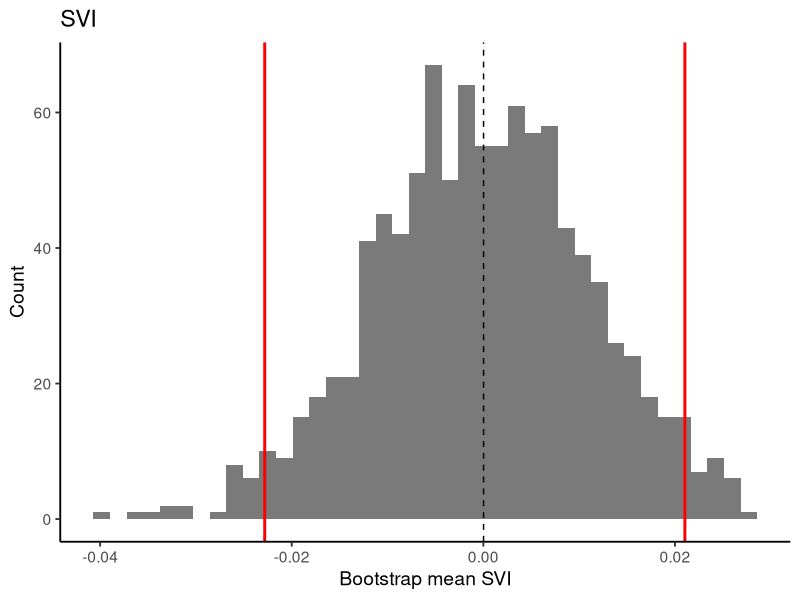
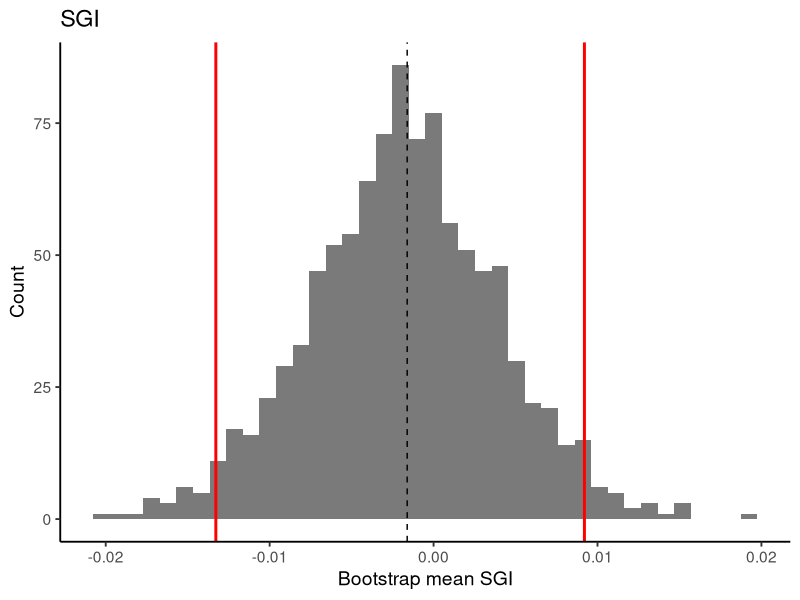
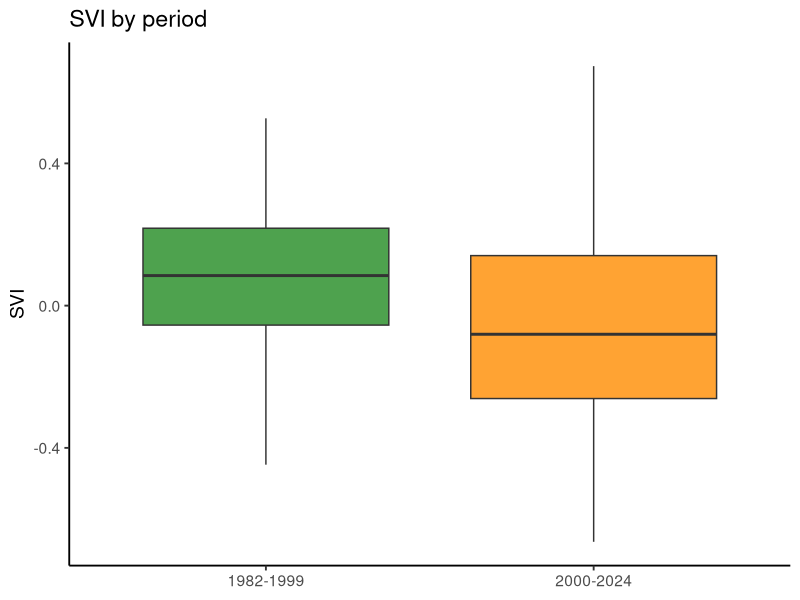
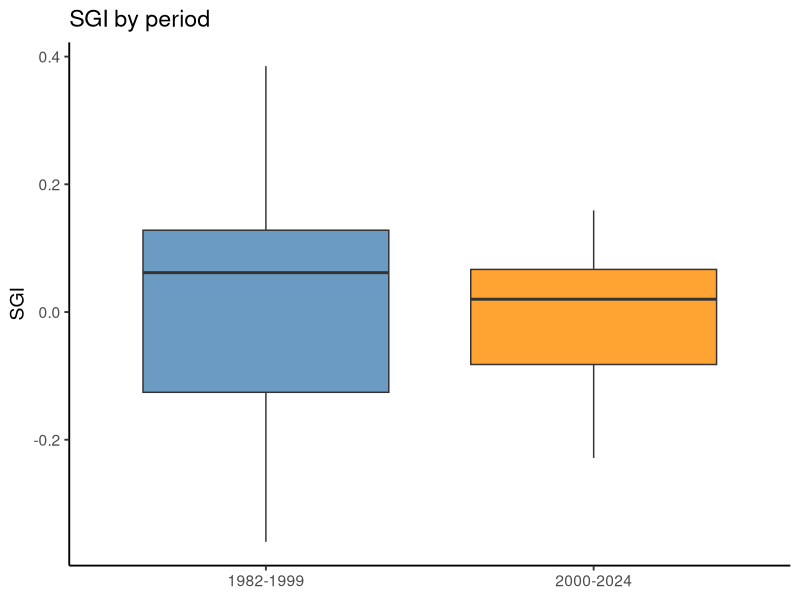
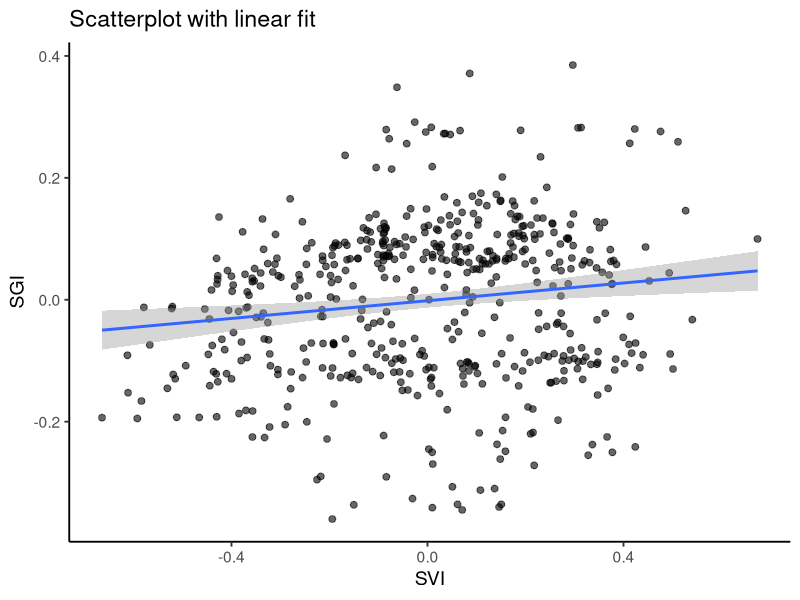
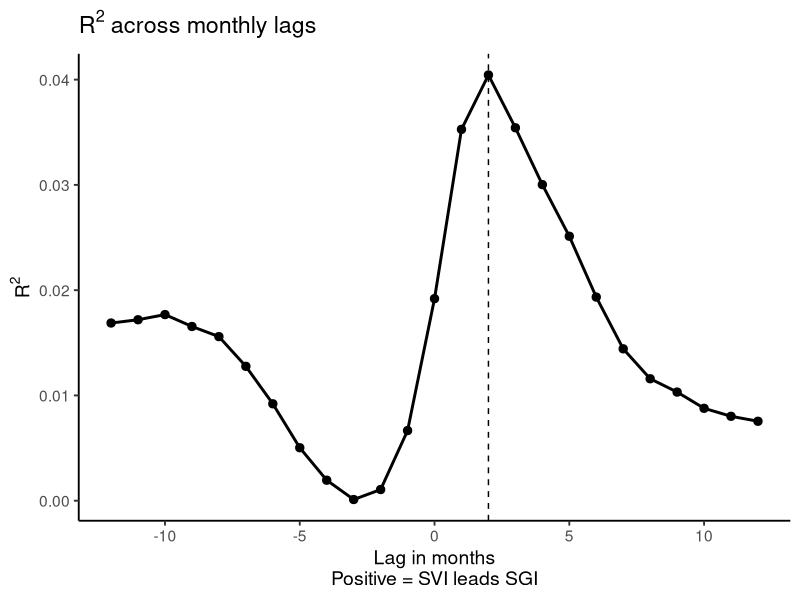

Write the R code that produced these figures, in order.
## ---- chunk 1
library(tidyverse)
library(knitr)
library(lubridate)
library(broom)
## ---- chunk 2
knitr::opts_chunk$set(
  fig.retina = 3,
  dpi = 300,
  fig.width = 6,
  fig.asp = 0.618,
  out.width = "80%",
  message = FALSE,
  warning = FALSE
)
## ---- chunk 3
# Load data
data <- read_csv("SVI_SGI_timeseries.csv", show_col_types = FALSE)

# Convert date from YYYYMM format to a real date
data <- data %>%
  mutate(
    date = as.character(date),
    year = as.numeric(substr(date, 1, 4)),
    month = as.numeric(substr(date, 5, 6)),
    date = ymd(paste(year, month, "01", sep = "-"))
  ) %>%
  arrange(date) %>%
  drop_na(SVI, SGI)

# Check data
glimpse(data)
summary(data)
## ---- chunk 4
# Bootstrap confidence intervals for mean SVI and SGI

set.seed(480)
B <- 1000

boot_ci_mean <- function(x, B = 1000) {
  x <- x[!is.na(x)]
  
  boot_means <- replicate(
    B,
    mean(sample(x, size = length(x), replace = TRUE))
  )
  
  ci <- quantile(boot_means, probs = c(0.025, 0.975))
  
  list(
    n = length(x),
    mean = mean(x),
    sd = sd(x),
    se = sd(x) / sqrt(length(x)),
    ci_lower = ci[1],
    ci_upper = ci[2],
    boot_means = boot_means
  )
}

# Run bootstrap for each index
svi_boot <- boot_ci_mean(data$SVI, B = B)
sgi_boot <- boot_ci_mean(data$SGI, B = B)

# Table for display
ci_display <- tibble(
  Index = c("SVI", "SGI"),
  n = c(svi_boot$n, sgi_boot$n),
  `Mean anomaly` = c(svi_boot$mean, sgi_boot$mean),
  SD = c(svi_boot$sd, sgi_boot$sd),
  SE = c(svi_boot$se, sgi_boot$se),
  `95% CI lower` = c(svi_boot$ci_lower, sgi_boot$ci_lower),
  `95% CI upper` = c(svi_boot$ci_upper, sgi_boot$ci_upper)
) %>%
  mutate(across(where(is.numeric), \(x) round(x, 3)))
## ---- chunk 5
#two-sample t-tests: 1982-1999 vs. 2000-2024

data_period <- data %>%
  mutate(
    period = case_when(
      year >= 1982 & year <= 1999 ~ "1982-1999",
      year >= 2000 & year <= 2024 ~ "2000-2024",
      TRUE ~ NA_character_
    ),
    period = factor(period, levels = c("1982-1999", "2000-2024"))
  ) %>%
  drop_na(period)

# SVI two-sample t-test

svi_x1 <- data_period %>%
  filter(period == "1982-1999") %>%
  pull(SVI)

svi_x2 <- data_period %>%
  filter(period == "2000-2024") %>%
  pull(SVI)

svi_xbar1 <- mean(svi_x1, na.rm = TRUE)
svi_xbar2 <- mean(svi_x2, na.rm = TRUE)

svi_s1 <- sd(svi_x1, na.rm = TRUE)
svi_s2 <- sd(svi_x2, na.rm = TRUE)

svi_n1 <- sum(!is.na(svi_x1))
svi_n2 <- sum(!is.na(svi_x2))

svi_mean_diff <- svi_xbar1 - svi_xbar2

svi_se_diff <- sqrt((svi_s1^2 / svi_n1) + (svi_s2^2 / svi_n2))

svi_t_stat <- svi_mean_diff / svi_se_diff

svi_df_welch <- ((svi_s1^2 / svi_n1 + svi_s2^2 / svi_n2)^2) /
  (((svi_s1^2 / svi_n1)^2 / (svi_n1 - 1)) +
     ((svi_s2^2 / svi_n2)^2 / (svi_n2 - 1)))

svi_p_value <- 2 * pt(-abs(svi_t_stat), df = svi_df_welch)

svi_ttest_manual <- tibble(
  index = "SVI",
  mean_1982_1999 = svi_xbar1,
  mean_2000_2024 = svi_xbar2,
  mean_diff = svi_mean_diff,
  se_diff = svi_se_diff,
  t_stat = svi_t_stat,
  df_welch = svi_df_welch,
  p_value = svi_p_value
)

# Compare with automated t.test()
svi_ttest_auto <- t.test(svi_x1, svi_x2)

# SGI two-sample t-test

sgi_x1 <- data_period %>%
  filter(period == "1982-1999") %>%
  pull(SGI)

sgi_x2 <- data_period %>%
  filter(period == "2000-2024") %>%
  pull(SGI)

sgi_xbar1 <- mean(sgi_x1, na.rm = TRUE)
sgi_xbar2 <- mean(sgi_x2, na.rm = TRUE)

sgi_s1 <- sd(sgi_x1, na.rm = TRUE)
sgi_s2 <- sd(sgi_x2, na.rm = TRUE)

sgi_n1 <- sum(!is.na(sgi_x1))
sgi_n2 <- sum(!is.na(sgi_x2))

sgi_mean_diff <- sgi_xbar1 - sgi_xbar2

sgi_se_diff <- sqrt((sgi_s1^2 / sgi_n1) + (sgi_s2^2 / sgi_n2))

sgi_t_stat <- sgi_mean_diff / sgi_se_diff

sgi_df_welch <- ((sgi_s1^2 / sgi_n1 + sgi_s2^2 / sgi_n2)^2) /
  (((sgi_s1^2 / sgi_n1)^2 / (sgi_n1 - 1)) +
     ((sgi_s2^2 / sgi_n2)^2 / (sgi_n2 - 1)))

sgi_p_value <- 2 * pt(-abs(sgi_t_stat), df = sgi_df_welch)

sgi_ttest_manual <- tibble(
  index = "SGI",
  mean_1982_1999 = sgi_xbar1,
  mean_2000_2024 = sgi_xbar2,
  mean_diff = sgi_mean_diff,
  se_diff = sgi_se_diff,
  t_stat = sgi_t_stat,
  df_welch = sgi_df_welch,
  p_value = sgi_p_value
)

# compare with t.test()
sgi_ttest_auto <- t.test(sgi_x1, sgi_x2)

# display table for slides

ttest_display <- bind_rows(
  svi_ttest_manual,
  sgi_ttest_manual
) %>%
  mutate(
    across(
      c(mean_1982_1999, mean_2000_2024, mean_diff, se_diff, t_stat, df_welch),
      \(x) round(x, 3)
    ),
    p_value = format.pval(p_value, digits = 3)
  ) %>%
  rename(
    `Index` = index,
    `Mean 1982-1999` = mean_1982_1999,
    `Mean 2000-2024` = mean_2000_2024,
    `Mean difference` = mean_diff,
    `SE difference` = se_diff,
    `t statistic` = t_stat,
    `df` = df_welch,
    `p-value` = p_value
  )
## ---- chunk 6
# Same-month linear regression

df_lm <- data %>%
  select(date, SVI, SGI) %>%
  drop_na(SVI, SGI)

lm_same_month <- lm(SGI ~ SVI, data = df_lm)

same_month_stats <- tidy(lm_same_month) %>%
  mutate(across(where(is.numeric), \(x) round(x, 3)))

same_month_fit <- glance(lm_same_month)

same_month_slope <- tidy(lm_same_month) %>%
  filter(term == "SVI")

same_month_p <- same_month_slope$p.value
## ---- chunk 7
# Lagged linear regression: -12 to +12 months

run_lagged_model <- function(lag_months, data) {
  
  if (lag_months > 0) {
    lagged_data <- data %>%
      mutate(SGI_shifted = lead(SGI, lag_months))
  }
  
  if (lag_months < 0) {
    lagged_data <- data %>%
      mutate(SGI_shifted = lag(SGI, abs(lag_months)))
  }
  
  if (lag_months == 0) {
    lagged_data <- data %>%
      mutate(SGI_shifted = SGI)
  }
  
  lagged_data <- lagged_data %>%
    drop_na(SVI, SGI_shifted)
  
  model <- lm(SGI_shifted ~ SVI, data = lagged_data)
  
  tidy(model) %>%
    filter(term == "SVI") %>%
    mutate(
      lag_months = lag_months,
      r_squared = glance(model)$r.squared,
      rmse = glance(model)$sigma,
      n = nrow(lagged_data)
    )
}

lag_results <- map_dfr(
  -12:12,
  ~ run_lagged_model(lag_months = .x, data = data)
)

best_lag <- lag_results %>%
  slice_max(r_squared, n = 1, with_ties = FALSE)

best_lag_value <- best_lag$lag_months[1]

best_lag_display <- best_lag %>%
  transmute(
    `Best lag` = lag_months,
    `R²` = round(r_squared, 3),
    `RMSE` = round(rmse, 3),
    `n` = n
  )
## ---- chunk 8
ggplot(tibble(boot_mean = svi_boot$boot_means), aes(x = boot_mean)) +
  geom_histogram(bins = 40, alpha = 0.8) +
  geom_vline(
    xintercept = c(svi_boot$ci_lower, svi_boot$ci_upper),
    color = "red",
    linewidth = 1
  ) +
  geom_vline(
    xintercept = svi_boot$mean,
    linetype = "dashed"
  ) +
  theme_classic(base_size = 14) +
  labs(
    x = "Bootstrap mean SVI",
    y = "Count",
    title = "SVI"
  )
## ---- chunk 9
  ggplot(tibble(boot_mean = sgi_boot$boot_means), aes(x = boot_mean)) +
  geom_histogram(bins = 40, alpha = 0.8) +
  geom_vline(
    xintercept = c(sgi_boot$ci_lower, sgi_boot$ci_upper),
    color = "red",
    linewidth = 1
  ) +
  geom_vline(
    xintercept = sgi_boot$mean,
    linetype = "dashed"
  ) +
  theme_classic(base_size = 14) +
  labs(
    x = "Bootstrap mean SGI",
    y = "Count",
    title = "SGI"
  )
## ---- chunk 10
kable(
  ci_display,
  format = "html",
  caption = "Bootstrap 95% confidence intervals for mean SVI and SGI"
)
## ---- chunk 11
kable(
  ttest_display,
  format = "html",
  caption = "two-sample t-test: 1982–1999 vs. 2000–2024"
)
## ---- chunk 12
ggplot(data_period, aes(x = period, y = SVI, fill = period)) +
  geom_boxplot(alpha = 0.8) +
  scale_fill_manual(values = c("1982-1999" = "forestgreen",
  "2000-2024"="darkorange"
  )) +
  theme_classic(base_size = 14) +
  labs(
    x = NULL,
    y = "SVI",
    title = "SVI by period"
  ) +
  theme(legend.position = "none")
## ---- chunk 13
ggplot(data_period, aes(x = period, y = SGI, fill = period)) +
  geom_boxplot(alpha = 0.8) +
  scale_fill_manual(values = c(
    "1982-1999" = "steelblue",
    "2000-2024" = "darkorange"
  ))+
  theme_classic(base_size = 14) +
  labs(
    x = NULL,
    y = "SGI",
    title = "SGI by period"
  ) +
  theme(legend.position = "none")
## ---- chunk 14
ggplot(df_lm, aes(x = SVI, y = SGI)) +
  geom_point(size = 2, alpha = 0.6) +
  geom_smooth(method = "lm", se = TRUE) +
  theme_classic(base_size = 14) +
  labs(
    x = "SVI",
    y = "SGI",
    title = "Scatterplot with linear fit"
  )
## ---- chunk 15
ggplot(lag_results, aes(x = lag_months, y = r_squared)) +
  geom_line(linewidth = 1) +
  geom_point(size = 2.5) +
  geom_vline(xintercept = best_lag_value, linetype = "dashed") +
  theme_classic(base_size = 14) +
  labs(
    x = "Lag in months\nPositive = SVI leads SGI",
    y = expression(R^2),
    title = expression(R^2 ~ "across monthly lags")
  )
